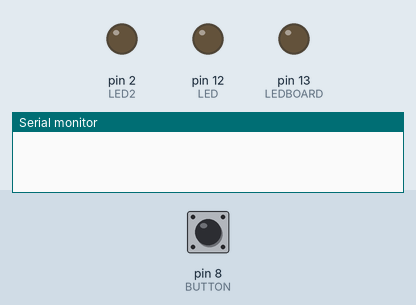
Recording of a sketch running on a simulated Arduino Uno, built with avr-gcc and run on an emulated ATmega328P. Parts: output pins drawn as LEDs (lit = HIGH), the last lines printed to the serial monitor. Inputs (shaded band) come from the test bench; at power-on: pin 8 (BUTTON) LOW.

Above: at 1.2 s.
1.3 s: pin 8 (BUTTON) pulled HIGH for 0.15 s
At 4.0 s:
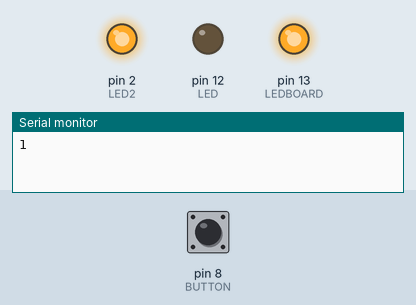
4.4 s: pin 8 (BUTTON) pulled HIGH for 0.15 s
At 5.9 s:
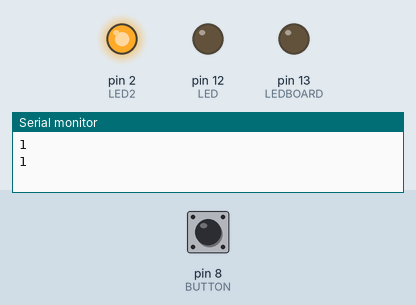
6.2 s: pin 8 (BUTTON) pulsed HIGH 5 times (0.12 s each, 0.3 s apart)
At 7.1 s:
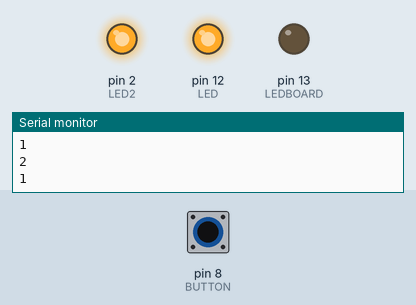
9.2 s: pin 8 (BUTTON) pulsed HIGH 2 times (0.12 s each, 0.3 s apart)
At 9.9 s:
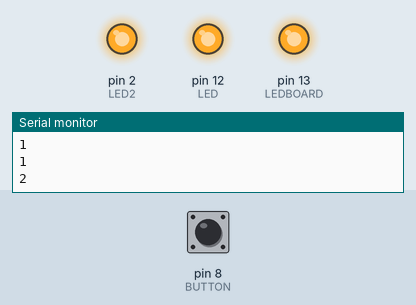
11.3 s: pin 8 (BUTTON) pulled HIGH for 3.2 s
At 14.4 s:
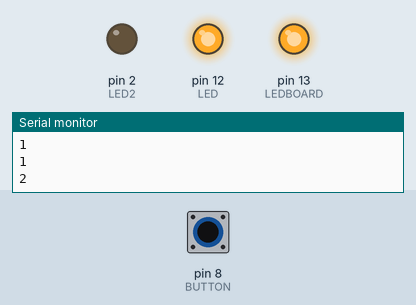
16.0 s: pin 8 (BUTTON) pulled HIGH for 0.15 s
At 17.3 s:
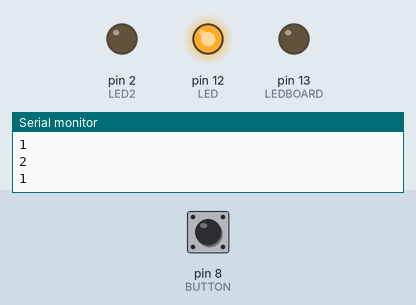
Timing chart, 0 to 18.8 s (numbered marks = the images above; inputs shaded):
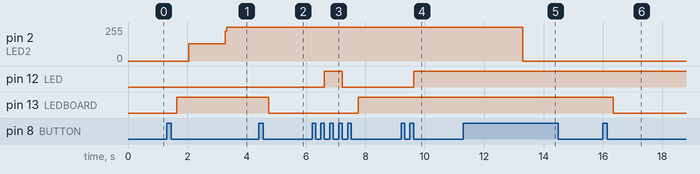

The sketch:

LEDAppearance.ino
```cpp
#define LED 12
#define LED2 2
#define LEDBOARD 13
#define BUTTON 8

unsigned long timer = 0;

bool state = false;
bool isPress = false;

int num = 0;

void setup() {
  pinMode(LED, OUTPUT);
  pinMode(BUTTON, INPUT);
  pinMode(LEDBOARD, OUTPUT);
  pinMode(LED2, OUTPUT);

  Serial.begin(9600);
}

void loop() {
  isPress = digitalRead(BUTTON);

  if (isPress && !state && millis() - timer > 150) {
    state = true;
    timer = millis();
  }

  if (!isPress && state && millis() - timer < 650) {
    state = false;
    num++;
    Serial.println(num);
  }

  if (num == 1 && millis() -  timer > 350) {
    digitalWrite(LEDBOARD, !digitalRead(LEDBOARD));
    timer = 0;
    num = 0;
  }

  if (num == 2) {
    digitalWrite(LED, !digitalRead(LED));
    timer = 0;
    num = 0;
  }

  if (isPress && !state && millis() - timer > 150) {
    state = true;
    timer = millis();
  }

  if (!isPress && state) {
    state = false;
    timer = 0;
  }

  if (millis() - timer >= 2000 && millis() - timer <= 3250){
    digitalWrite(LED2, !digitalRead(LED2));
    timer = 0;
  }
}
```

Measured:
- after the input at 1.3 s, pin 13 (LEDBOARD): LOW → HIGH after 0.35 s
- after the input at 4.4 s, pin 13 (LEDBOARD): HIGH → LOW after 0.35 s
- after the input at 6.2 s, pin 12 (LED): LOW → HIGH after 0.42 s, → LOW 0.60 s later; pin 13 (LEDBOARD): LOW → HIGH after 1.6 s
- after the input at 9.2 s, pin 12 (LED): LOW → HIGH after 0.42 s
- after the input at 11.3 s, pin 2 (LED2): 255/255 → 0/255 after 2.0 s
- after the input at 16.0 s, pin 13 (LEDBOARD): HIGH → LOW after 0.35 s
